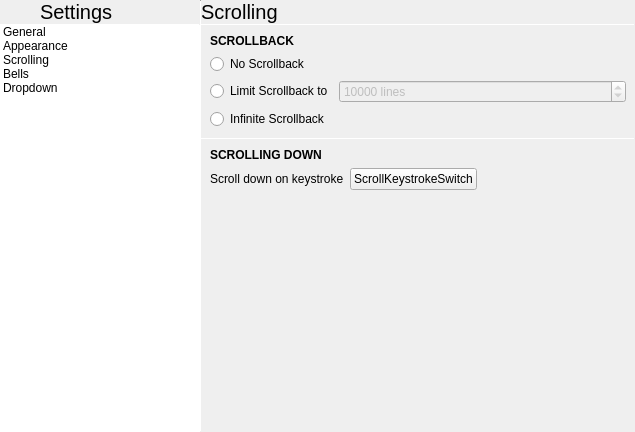
<?xml version="1.0" encoding="UTF-8"?>
<ui version="4.0">
 <class>SettingsWindow</class>
 <widget class="QDialog" name="SettingsWindow">
  <property name="geometry">
   <rect>
    <x>0</x>
    <y>0</y>
    <width>635</width>
    <height>432</height>
   </rect>
  </property>
  <property name="windowTitle">
   <string>Settings</string>
  </property>
  <property name="windowIcon">
   <iconset theme="utilities-terminal">
    <normaloff>.</normaloff>.</iconset>
  </property>
  <layout class="QHBoxLayout" name="horizontalLayout_3">
   <property name="spacing">
    <number>0</number>
   </property>
   <property name="leftMargin">
    <number>0</number>
   </property>
   <property name="topMargin">
    <number>0</number>
   </property>
   <property name="rightMargin">
    <number>0</number>
   </property>
   <property name="bottomMargin">
    <number>0</number>
   </property>
   <item>
    <widget class="QWidget" name="leftPane" native="true">
     <property name="maximumSize">
      <size>
       <width>200</width>
       <height>16777215</height>
      </size>
     </property>
     <layout class="QVBoxLayout" name="verticalLayout">
      <property name="spacing">
       <number>0</number>
      </property>
      <property name="leftMargin">
       <number>0</number>
      </property>
      <property name="topMargin">
       <number>0</number>
      </property>
      <property name="rightMargin">
       <number>0</number>
      </property>
      <property name="bottomMargin">
       <number>0</number>
      </property>
      <item>
       <layout class="QHBoxLayout" name="horizontalLayout">
        <property name="spacing">
         <number>0</number>
        </property>
        <item>
         <widget class="QPushButton" name="DoneButton">
          <property name="sizePolicy">
           <sizepolicy hsizetype="Minimum" vsizetype="Preferred">
            <horstretch>0</horstretch>
            <verstretch>0</verstretch>
           </sizepolicy>
          </property>
          <property name="text">
           <string/>
          </property>
          <property name="icon">
           <iconset theme="go-previous">
            <normaloff>.</normaloff>.</iconset>
          </property>
          <property name="flat">
           <bool>true</bool>
          </property>
         </widget>
        </item>
        <item>
         <widget class="QLabel" name="label_3">
          <property name="sizePolicy">
           <sizepolicy hsizetype="Expanding" vsizetype="Preferred">
            <horstretch>0</horstretch>
            <verstretch>0</verstretch>
           </sizepolicy>
          </property>
          <property name="font">
           <font>
            <pointsize>15</pointsize>
           </font>
          </property>
          <property name="text">
           <string>Settings</string>
          </property>
          <property name="margin">
           <number>9</number>
          </property>
         </widget>
        </item>
       </layout>
      </item>
      <item>
       <widget class="Line" name="line">
        <property name="maximumSize">
         <size>
          <width>16777215</width>
          <height>1</height>
         </size>
        </property>
        <property name="orientation">
         <enum>Qt::Horizontal</enum>
        </property>
       </widget>
      </item>
      <item>
       <widget class="QListWidget" name="settingsLists">
        <property name="frameShape">
         <enum>QFrame::NoFrame</enum>
        </property>
        <item>
         <property name="text">
          <string>General</string>
         </property>
        </item>
        <item>
         <property name="text">
          <string>Appearance</string>
         </property>
        </item>
        <item>
         <property name="text">
          <string>Scrolling</string>
         </property>
        </item>
        <item>
         <property name="text">
          <string>Bells</string>
         </property>
        </item>
        <item>
         <property name="text">
          <string>Dropdown</string>
         </property>
        </item>
       </widget>
      </item>
     </layout>
    </widget>
   </item>
   <item>
    <widget class="Line" name="line_2">
     <property name="maximumSize">
      <size>
       <width>1</width>
       <height>16777215</height>
      </size>
     </property>
     <property name="orientation">
      <enum>Qt::Vertical</enum>
     </property>
    </widget>
   </item>
   <item>
    <layout class="QHBoxLayout" name="horizontalLayout_2">
     <property name="rightMargin">
      <number>0</number>
     </property>
     <item>
      <widget class="QStackedWidget" name="pages">
       <property name="currentIndex">
        <number>2</number>
       </property>
       <widget class="QWidget" name="page">
        <layout class="QVBoxLayout" name="verticalLayout_2">
         <property name="spacing">
          <number>0</number>
         </property>
         <property name="leftMargin">
          <number>0</number>
         </property>
         <property name="topMargin">
          <number>0</number>
         </property>
         <property name="rightMargin">
          <number>0</number>
         </property>
         <property name="bottomMargin">
          <number>0</number>
         </property>
         <item>
          <widget class="QLabel" name="label">
           <property name="font">
            <font>
             <pointsize>15</pointsize>
            </font>
           </property>
           <property name="text">
            <string>General</string>
           </property>
           <property name="margin">
            <number>9</number>
           </property>
          </widget>
         </item>
         <item>
          <widget class="Line" name="line_3">
           <property name="maximumSize">
            <size>
             <width>16777215</width>
             <height>1</height>
            </size>
           </property>
           <property name="orientation">
            <enum>Qt::Horizontal</enum>
           </property>
          </widget>
         </item>
         <item>
          <layout class="QGridLayout" name="gridLayout_3">
           <property name="leftMargin">
            <number>9</number>
           </property>
           <property name="topMargin">
            <number>9</number>
           </property>
           <property name="rightMargin">
            <number>9</number>
           </property>
           <property name="bottomMargin">
            <number>9</number>
           </property>
           <property name="spacing">
            <number>6</number>
           </property>
           <item row="1" column="0">
            <widget class="QLabel" name="label_9">
             <property name="text">
              <string>Shell</string>
             </property>
            </widget>
           </item>
           <item row="0" column="0">
            <widget class="QLabel" name="label_6">
             <property name="text">
              <string>Terminal Type</string>
             </property>
            </widget>
           </item>
           <item row="0" column="1">
            <widget class="QComboBox" name="termTypeComboBox">
             <property name="sizePolicy">
              <sizepolicy hsizetype="Expanding" vsizetype="Fixed">
               <horstretch>0</horstretch>
               <verstretch>0</verstretch>
              </sizepolicy>
             </property>
             <item>
              <property name="text">
               <string>Legacy</string>
              </property>
             </item>
             <item>
              <property name="text">
               <string>Contemporary</string>
              </property>
             </item>
            </widget>
           </item>
           <item row="1" column="1">
            <widget class="QLineEdit" name="shellLineEdit"/>
           </item>
          </layout>
         </item>
         <item>
          <spacer name="verticalSpacer">
           <property name="orientation">
            <enum>Qt::Vertical</enum>
           </property>
           <property name="sizeHint" stdset="0">
            <size>
             <width>20</width>
             <height>40</height>
            </size>
           </property>
          </spacer>
         </item>
        </layout>
       </widget>
       <widget class="QWidget" name="page_3">
        <layout class="QVBoxLayout" name="verticalLayout_4">
         <property name="spacing">
          <number>0</number>
         </property>
         <property name="leftMargin">
          <number>0</number>
         </property>
         <property name="topMargin">
          <number>0</number>
         </property>
         <property name="rightMargin">
          <number>0</number>
         </property>
         <property name="bottomMargin">
          <number>0</number>
         </property>
         <item>
          <widget class="QLabel" name="label_7">
           <property name="font">
            <font>
             <pointsize>15</pointsize>
            </font>
           </property>
           <property name="text">
            <string>Appearance</string>
           </property>
           <property name="margin">
            <number>9</number>
           </property>
          </widget>
         </item>
         <item>
          <widget class="Line" name="line_5">
           <property name="maximumSize">
            <size>
             <width>16777215</width>
             <height>1</height>
            </size>
           </property>
           <property name="orientation">
            <enum>Qt::Horizontal</enum>
           </property>
          </widget>
         </item>
         <item>
          <widget class="QScrollArea" name="themingScrollArea">
           <property name="frameShape">
            <enum>QFrame::NoFrame</enum>
           </property>
           <property name="widgetResizable">
            <bool>true</bool>
           </property>
           <widget class="QWidget" name="scrollAreaWidgetContents">
            <property name="geometry">
             <rect>
              <x>0</x>
              <y>0</y>
              <width>432</width>
              <height>387</height>
             </rect>
            </property>
            <layout class="QVBoxLayout" name="verticalLayout_5">
             <property name="spacing">
              <number>0</number>
             </property>
             <property name="leftMargin">
              <number>0</number>
             </property>
             <property name="topMargin">
              <number>0</number>
             </property>
             <property name="rightMargin">
              <number>0</number>
             </property>
             <property name="bottomMargin">
              <number>0</number>
             </property>
             <item>
              <layout class="QGridLayout" name="gridLayout_4">
               <property name="leftMargin">
                <number>9</number>
               </property>
               <property name="topMargin">
                <number>9</number>
               </property>
               <property name="rightMargin">
                <number>9</number>
               </property>
               <property name="bottomMargin">
                <number>9</number>
               </property>
               <property name="spacing">
                <number>6</number>
               </property>
               <item row="2" column="1" colspan="2">
                <widget class="QWidget" name="widget" native="true">
                 <layout class="QHBoxLayout" name="horizontalLayout_4">
                  <property name="spacing">
                   <number>0</number>
                  </property>
                  <property name="leftMargin">
                   <number>0</number>
                  </property>
                  <property name="topMargin">
                   <number>0</number>
                  </property>
                  <property name="rightMargin">
                   <number>0</number>
                  </property>
                  <property name="bottomMargin">
                   <number>0</number>
                  </property>
                  <item>
                   <widget class="QPushButton" name="blockCursor">
                    <property name="text">
                     <string notr="true">█</string>
                    </property>
                    <property name="checkable">
                     <bool>true</bool>
                    </property>
                    <property name="checked">
                     <bool>true</bool>
                    </property>
                    <property name="autoExclusive">
                     <bool>true</bool>
                    </property>
                   </widget>
                  </item>
                  <item>
                   <widget class="QPushButton" name="underlineCursor">
                    <property name="text">
                     <string>▁</string>
                    </property>
                    <property name="checkable">
                     <bool>true</bool>
                    </property>
                    <property name="autoExclusive">
                     <bool>true</bool>
                    </property>
                   </widget>
                  </item>
                  <item>
                   <widget class="QPushButton" name="ibeamCursor">
                    <property name="text">
                     <string>▏</string>
                    </property>
                    <property name="checkable">
                     <bool>true</bool>
                    </property>
                    <property name="autoExclusive">
                     <bool>true</bool>
                    </property>
                   </widget>
                  </item>
                  <item>
                   <spacer name="horizontalSpacer">
                    <property name="orientation">
                     <enum>Qt::Horizontal</enum>
                    </property>
                    <property name="sizeHint" stdset="0">
                     <size>
                      <width>40</width>
                      <height>20</height>
                     </size>
                    </property>
                   </spacer>
                  </item>
                 </layout>
                </widget>
               </item>
               <item row="1" column="0">
                <widget class="QLabel" name="label_12">
                 <property name="text">
                  <string>Font</string>
                 </property>
                </widget>
               </item>
               <item row="1" column="1">
                <widget class="QFontComboBox" name="fontComboBox">
                 <property name="sizePolicy">
                  <sizepolicy hsizetype="Expanding" vsizetype="Fixed">
                   <horstretch>0</horstretch>
                   <verstretch>0</verstretch>
                  </sizepolicy>
                 </property>
                 <property name="fontFilters">
                  <set>QFontComboBox::MonospacedFonts</set>
                 </property>
                 <property name="currentFont">
                  <font>
                   <family>Hack</family>
                  </font>
                 </property>
                </widget>
               </item>
               <item row="2" column="0">
                <widget class="QLabel" name="label_13">
                 <property name="text">
                  <string>Cursor</string>
                 </property>
                </widget>
               </item>
               <item row="1" column="2">
                <widget class="QSpinBox" name="currentFontSize"/>
               </item>
               <item row="0" column="0" colspan="3">
                <widget class="QLabel" name="label_11">
                 <property name="font">
                  <font>
                   <weight>75</weight>
                   <bold>true</bold>
                  </font>
                 </property>
                 <property name="text">
                  <string>TEXT</string>
                 </property>
                </widget>
               </item>
               <item row="3" column="0">
                <widget class="QLabel" name="label_14">
                 <property name="text">
                  <string>Blink Cursor</string>
                 </property>
                </widget>
               </item>
               <item row="3" column="1">
                <widget class="tSwitch" name="blinkCursorSwitch">
                 <property name="text">
                  <string notr="true">BlinkCursorSwitch</string>
                 </property>
                </widget>
               </item>
              </layout>
             </item>
             <item>
              <widget class="Line" name="line_6">
               <property name="maximumSize">
                <size>
                 <width>16777215</width>
                 <height>1</height>
                </size>
               </property>
               <property name="orientation">
                <enum>Qt::Horizontal</enum>
               </property>
              </widget>
             </item>
             <item>
              <layout class="QGridLayout" name="gridLayout_2">
               <property name="leftMargin">
                <number>9</number>
               </property>
               <property name="topMargin">
                <number>9</number>
               </property>
               <property name="rightMargin">
                <number>9</number>
               </property>
               <property name="bottomMargin">
                <number>9</number>
               </property>
               <property name="spacing">
                <number>6</number>
               </property>
               <item row="1" column="0">
                <widget class="QLabel" name="label_8">
                 <property name="text">
                  <string>Theme</string>
                 </property>
                </widget>
               </item>
               <item row="3" column="0">
                <spacer name="verticalSpacer_3">
                 <property name="orientation">
                  <enum>Qt::Vertical</enum>
                 </property>
                 <property name="sizeHint" stdset="0">
                  <size>
                   <width>20</width>
                   <height>40</height>
                  </size>
                 </property>
                </spacer>
               </item>
               <item row="0" column="0" colspan="2">
                <widget class="QLabel" name="label_10">
                 <property name="font">
                  <font>
                   <weight>75</weight>
                   <bold>true</bold>
                  </font>
                 </property>
                 <property name="text">
                  <string>COLOURS</string>
                 </property>
                </widget>
               </item>
               <item row="1" column="1">
                <widget class="QComboBox" name="coloursComboBox">
                 <property name="sizePolicy">
                  <sizepolicy hsizetype="Expanding" vsizetype="Fixed">
                   <horstretch>0</horstretch>
                   <verstretch>0</verstretch>
                  </sizepolicy>
                 </property>
                </widget>
               </item>
               <item row="2" column="0">
                <widget class="QLabel" name="label_21">
                 <property name="text">
                  <string>Opacity</string>
                 </property>
                </widget>
               </item>
               <item row="2" column="1">
                <widget class="QSlider" name="opacitySlider">
                 <property name="maximum">
                  <number>100</number>
                 </property>
                 <property name="orientation">
                  <enum>Qt::Horizontal</enum>
                 </property>
                </widget>
               </item>
              </layout>
             </item>
            </layout>
           </widget>
          </widget>
         </item>
        </layout>
       </widget>
       <widget class="QWidget" name="page_5">
        <layout class="QVBoxLayout" name="verticalLayout_8">
         <property name="spacing">
          <number>0</number>
         </property>
         <property name="leftMargin">
          <number>0</number>
         </property>
         <property name="topMargin">
          <number>0</number>
         </property>
         <property name="rightMargin">
          <number>0</number>
         </property>
         <property name="bottomMargin">
          <number>0</number>
         </property>
         <item>
          <widget class="QLabel" name="label_22">
           <property name="font">
            <font>
             <pointsize>15</pointsize>
            </font>
           </property>
           <property name="text">
            <string>Scrolling</string>
           </property>
           <property name="margin">
            <number>9</number>
           </property>
          </widget>
         </item>
         <item>
          <widget class="Line" name="line_9">
           <property name="maximumSize">
            <size>
             <width>16777215</width>
             <height>1</height>
            </size>
           </property>
           <property name="orientation">
            <enum>Qt::Horizontal</enum>
           </property>
          </widget>
         </item>
         <item>
          <widget class="QScrollArea" name="scrollingScrollArea">
           <property name="frameShape">
            <enum>QFrame::NoFrame</enum>
           </property>
           <property name="widgetResizable">
            <bool>true</bool>
           </property>
           <widget class="QWidget" name="scrollAreaWidgetContents_3">
            <property name="geometry">
             <rect>
              <x>0</x>
              <y>0</y>
              <width>432</width>
              <height>387</height>
             </rect>
            </property>
            <layout class="QVBoxLayout" name="verticalLayout_9">
             <property name="spacing">
              <number>0</number>
             </property>
             <property name="leftMargin">
              <number>0</number>
             </property>
             <property name="topMargin">
              <number>0</number>
             </property>
             <property name="rightMargin">
              <number>0</number>
             </property>
             <property name="bottomMargin">
              <number>0</number>
             </property>
             <item>
              <layout class="QGridLayout" name="gridLayout_7">
               <property name="leftMargin">
                <number>9</number>
               </property>
               <property name="topMargin">
                <number>9</number>
               </property>
               <property name="rightMargin">
                <number>9</number>
               </property>
               <property name="bottomMargin">
                <number>9</number>
               </property>
               <property name="spacing">
                <number>6</number>
               </property>
               <item row="2" column="0">
                <widget class="QRadioButton" name="limitScrollbackRadioButton">
                 <property name="text">
                  <string>Limit Scrollback to</string>
                 </property>
                </widget>
               </item>
               <item row="2" column="1">
                <widget class="QSpinBox" name="scrollbackSpin">
                 <property name="enabled">
                  <bool>false</bool>
                 </property>
                 <property name="sizePolicy">
                  <sizepolicy hsizetype="Expanding" vsizetype="Fixed">
                   <horstretch>0</horstretch>
                   <verstretch>0</verstretch>
                  </sizepolicy>
                 </property>
                 <property name="frame">
                  <bool>true</bool>
                 </property>
                 <property name="suffix">
                  <string> lines</string>
                 </property>
                 <property name="maximum">
                  <number>10000000</number>
                 </property>
                 <property name="value">
                  <number>10000</number>
                 </property>
                </widget>
               </item>
               <item row="1" column="0" colspan="2">
                <widget class="QRadioButton" name="noScrollbackRadioButton">
                 <property name="text">
                  <string>No Scrollback</string>
                 </property>
                </widget>
               </item>
               <item row="3" column="0" colspan="2">
                <widget class="QRadioButton" name="infiniteScrollbackRadioButton">
                 <property name="text">
                  <string>Infinite Scrollback</string>
                 </property>
                </widget>
               </item>
               <item row="0" column="0" colspan="2">
                <widget class="QLabel" name="label_23">
                 <property name="font">
                  <font>
                   <weight>75</weight>
                   <bold>true</bold>
                  </font>
                 </property>
                 <property name="text">
                  <string>SCROLLBACK</string>
                 </property>
                </widget>
               </item>
              </layout>
             </item>
             <item>
              <widget class="Line" name="line_10">
               <property name="maximumSize">
                <size>
                 <width>16777215</width>
                 <height>1</height>
                </size>
               </property>
               <property name="orientation">
                <enum>Qt::Horizontal</enum>
               </property>
              </widget>
             </item>
             <item>
              <layout class="QGridLayout" name="gridLayout_8">
               <property name="leftMargin">
                <number>9</number>
               </property>
               <property name="topMargin">
                <number>9</number>
               </property>
               <property name="rightMargin">
                <number>9</number>
               </property>
               <property name="bottomMargin">
                <number>9</number>
               </property>
               <property name="spacing">
                <number>6</number>
               </property>
               <item row="1" column="1">
                <widget class="tSwitch" name="scrollKeystrokeSwitch">
                 <property name="text">
                  <string>ScrollKeystrokeSwitch</string>
                 </property>
                </widget>
               </item>
               <item row="1" column="0">
                <widget class="QLabel" name="label_5">
                 <property name="text">
                  <string>Scroll down on keystroke</string>
                 </property>
                </widget>
               </item>
               <item row="1" column="2">
                <spacer name="horizontalSpacer_4">
                 <property name="orientation">
                  <enum>Qt::Horizontal</enum>
                 </property>
                 <property name="sizeHint" stdset="0">
                  <size>
                   <width>40</width>
                   <height>20</height>
                  </size>
                 </property>
                </spacer>
               </item>
               <item row="0" column="0" colspan="3">
                <widget class="QLabel" name="label_4">
                 <property name="font">
                  <font>
                   <weight>75</weight>
                   <bold>true</bold>
                  </font>
                 </property>
                 <property name="text">
                  <string>SCROLLING DOWN</string>
                 </property>
                </widget>
               </item>
              </layout>
             </item>
             <item>
              <spacer name="verticalSpacer_5">
               <property name="orientation">
                <enum>Qt::Vertical</enum>
               </property>
               <property name="sizeHint" stdset="0">
                <size>
                 <width>20</width>
                 <height>192</height>
                </size>
               </property>
              </spacer>
             </item>
            </layout>
           </widget>
          </widget>
         </item>
        </layout>
       </widget>
       <widget class="QWidget" name="page_4">
        <layout class="QVBoxLayout" name="verticalLayout_6">
         <property name="spacing">
          <number>0</number>
         </property>
         <property name="leftMargin">
          <number>0</number>
         </property>
         <property name="topMargin">
          <number>0</number>
         </property>
         <property name="rightMargin">
          <number>0</number>
         </property>
         <property name="bottomMargin">
          <number>0</number>
         </property>
         <item>
          <widget class="QLabel" name="label_15">
           <property name="font">
            <font>
             <pointsize>15</pointsize>
            </font>
           </property>
           <property name="text">
            <string>Bells</string>
           </property>
           <property name="margin">
            <number>9</number>
           </property>
          </widget>
         </item>
         <item>
          <widget class="Line" name="line_7">
           <property name="orientation">
            <enum>Qt::Horizontal</enum>
           </property>
          </widget>
         </item>
         <item>
          <widget class="QScrollArea" name="bellsScrollArea">
           <property name="frameShape">
            <enum>QFrame::NoFrame</enum>
           </property>
           <property name="widgetResizable">
            <bool>true</bool>
           </property>
           <widget class="QWidget" name="scrollAreaWidgetContents_2">
            <property name="geometry">
             <rect>
              <x>0</x>
              <y>0</y>
              <width>432</width>
              <height>385</height>
             </rect>
            </property>
            <layout class="QVBoxLayout" name="verticalLayout_7">
             <property name="spacing">
              <number>0</number>
             </property>
             <property name="leftMargin">
              <number>0</number>
             </property>
             <property name="topMargin">
              <number>0</number>
             </property>
             <property name="rightMargin">
              <number>0</number>
             </property>
             <property name="bottomMargin">
              <number>0</number>
             </property>
             <item>
              <layout class="QGridLayout" name="gridLayout_5">
               <property name="leftMargin">
                <number>9</number>
               </property>
               <property name="topMargin">
                <number>9</number>
               </property>
               <property name="rightMargin">
                <number>9</number>
               </property>
               <property name="bottomMargin">
                <number>9</number>
               </property>
               <property name="spacing">
                <number>6</number>
               </property>
               <item row="1" column="1">
                <widget class="tSwitch" name="bellActiveSoundSwitch">
                 <property name="text">
                  <string notr="true">BellActiveSoundSwitch</string>
                 </property>
                </widget>
               </item>
               <item row="1" column="0">
                <widget class="QLabel" name="label_17">
                 <property name="text">
                  <string>Play Sound</string>
                 </property>
                </widget>
               </item>
               <item row="1" column="2">
                <spacer name="horizontalSpacer_2">
                 <property name="orientation">
                  <enum>Qt::Horizontal</enum>
                 </property>
                 <property name="sizeHint" stdset="0">
                  <size>
                   <width>40</width>
                   <height>20</height>
                  </size>
                 </property>
                </spacer>
               </item>
               <item row="0" column="0" colspan="3">
                <widget class="QLabel" name="label_16">
                 <property name="font">
                  <font>
                   <weight>75</weight>
                   <bold>true</bold>
                  </font>
                 </property>
                 <property name="text">
                  <string>ACTIVE TERMINAL</string>
                 </property>
                </widget>
               </item>
              </layout>
             </item>
             <item>
              <widget class="Line" name="line_8">
               <property name="maximumSize">
                <size>
                 <width>16777215</width>
                 <height>1</height>
                </size>
               </property>
               <property name="orientation">
                <enum>Qt::Horizontal</enum>
               </property>
              </widget>
             </item>
             <item>
              <layout class="QGridLayout" name="gridLayout_6">
               <property name="leftMargin">
                <number>9</number>
               </property>
               <property name="topMargin">
                <number>9</number>
               </property>
               <property name="rightMargin">
                <number>9</number>
               </property>
               <property name="bottomMargin">
                <number>9</number>
               </property>
               <property name="spacing">
                <number>6</number>
               </property>
               <item row="2" column="1">
                <widget class="tSwitch" name="bellInactiveNotificationSwitch">
                 <property name="text">
                  <string notr="true">BellInactiveNotificationSwitch</string>
                 </property>
                </widget>
               </item>
               <item row="1" column="0">
                <widget class="QLabel" name="label_19">
                 <property name="text">
                  <string>Play Sound</string>
                 </property>
                </widget>
               </item>
               <item row="2" column="0">
                <widget class="QLabel" name="label_20">
                 <property name="text">
                  <string>Send Notification</string>
                 </property>
                </widget>
               </item>
               <item row="1" column="1">
                <widget class="tSwitch" name="bellInactiveSoundSwitch">
                 <property name="text">
                  <string>BellInactiveSoundSwitch</string>
                 </property>
                </widget>
               </item>
               <item row="1" column="2">
                <spacer name="horizontalSpacer_3">
                 <property name="orientation">
                  <enum>Qt::Horizontal</enum>
                 </property>
                 <property name="sizeHint" stdset="0">
                  <size>
                   <width>40</width>
                   <height>20</height>
                  </size>
                 </property>
                </spacer>
               </item>
               <item row="0" column="0" colspan="3">
                <widget class="QLabel" name="label_18">
                 <property name="font">
                  <font>
                   <weight>75</weight>
                   <bold>true</bold>
                  </font>
                 </property>
                 <property name="text">
                  <string>INACTIVE TERMINAL</string>
                 </property>
                </widget>
               </item>
              </layout>
             </item>
             <item>
              <spacer name="verticalSpacer_4">
               <property name="orientation">
                <enum>Qt::Vertical</enum>
               </property>
               <property name="sizeHint" stdset="0">
                <size>
                 <width>20</width>
                 <height>40</height>
                </size>
               </property>
              </spacer>
             </item>
            </layout>
           </widget>
          </widget>
         </item>
        </layout>
       </widget>
       <widget class="QWidget" name="page_2">
        <layout class="QVBoxLayout" name="verticalLayout_3">
         <property name="spacing">
          <number>0</number>
         </property>
         <property name="leftMargin">
          <number>0</number>
         </property>
         <property name="topMargin">
          <number>0</number>
         </property>
         <property name="rightMargin">
          <number>0</number>
         </property>
         <property name="bottomMargin">
          <number>0</number>
         </property>
         <item>
          <widget class="QLabel" name="label_2">
           <property name="font">
            <font>
             <pointsize>15</pointsize>
            </font>
           </property>
           <property name="text">
            <string>Drop Down Terminal</string>
           </property>
           <property name="margin">
            <number>9</number>
           </property>
          </widget>
         </item>
         <item>
          <widget class="Line" name="line_4">
           <property name="maximumSize">
            <size>
             <width>16777215</width>
             <height>1</height>
            </size>
           </property>
           <property name="orientation">
            <enum>Qt::Horizontal</enum>
           </property>
          </widget>
         </item>
         <item>
          <layout class="QGridLayout" name="gridLayout">
           <property name="leftMargin">
            <number>9</number>
           </property>
           <property name="topMargin">
            <number>9</number>
           </property>
           <property name="rightMargin">
            <number>9</number>
           </property>
           <property name="bottomMargin">
            <number>9</number>
           </property>
           <property name="spacing">
            <number>6</number>
           </property>
           <item row="1" column="1">
            <widget class="QPushButton" name="keybindingButton">
             <property name="sizePolicy">
              <sizepolicy hsizetype="Expanding" vsizetype="Fixed">
               <horstretch>0</horstretch>
               <verstretch>0</verstretch>
              </sizepolicy>
             </property>
             <property name="text">
              <string>F12</string>
             </property>
             <property name="checkable">
              <bool>true</bool>
             </property>
            </widget>
           </item>
           <item row="1" column="0">
            <widget class="QLabel" name="keybindLabel">
             <property name="text">
              <string>Keyboard Binding</string>
             </property>
            </widget>
           </item>
           <item row="0" column="0" colspan="2">
            <widget class="QLabel" name="dropdownMacSupport">
             <property name="text">
              <string>The Drop Down Terminal is not available on macOS.</string>
             </property>
             <property name="wordWrap">
              <bool>true</bool>
             </property>
            </widget>
           </item>
          </layout>
         </item>
         <item>
          <spacer name="verticalSpacer_2">
           <property name="orientation">
            <enum>Qt::Vertical</enum>
           </property>
           <property name="sizeHint" stdset="0">
            <size>
             <width>20</width>
             <height>40</height>
            </size>
           </property>
          </spacer>
         </item>
        </layout>
       </widget>
      </widget>
     </item>
    </layout>
   </item>
  </layout>
 </widget>
 <customwidgets>
  <customwidget>
   <class>tSwitch</class>
   <extends>QPushButton</extends>
   <header location="global">tswitch.h</header>
  </customwidget>
 </customwidgets>
 <resources/>
 <connections/>
</ui>
